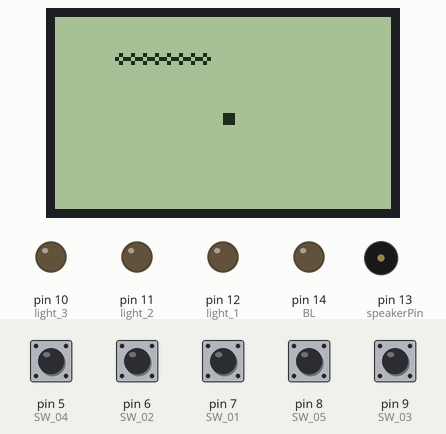
Simulated run of this sketch. Board: Arduino Uno, built with avr-gcc and run on an emulated ATmega328P. Parts: 84×48 one-colour display, output pins drawn as LEDs (lit = HIGH), buzzer (waves = sounding, pin HIGH). The test bench sets the inputs (shaded band); at power-on: pin 5 (SW_04), pin 6 (SW_02), pin 7 (SW_01), pin 8 (SW_05), pin 9 (SW_03) HIGH. Random numbers use the default seed unless the sketch sets one.

Above: at 5.2 s.
5.3 s: pin 8 (SW_05) pulled LOW for 0.15 s
At 6.1 s:
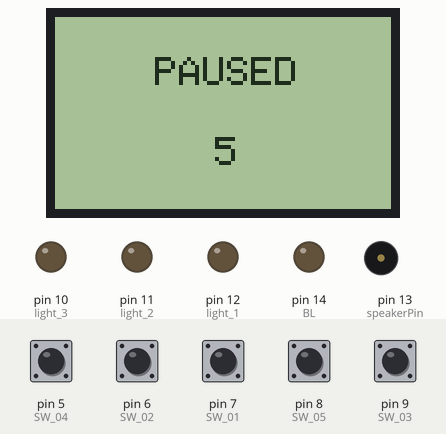
11.4 s: pin 5 (SW_04) pulled LOW for 0.15 s
At 11.63 s:
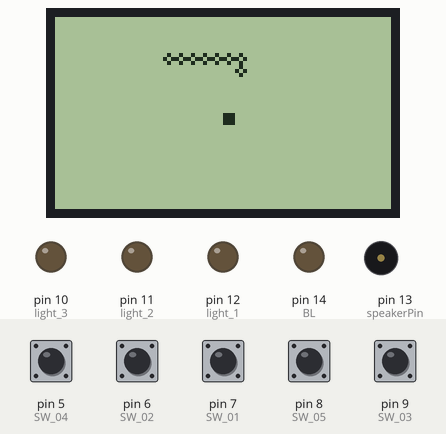
12.1 s: pin 6 (SW_02) pulled LOW for 0.15 s
At 12.47 s:
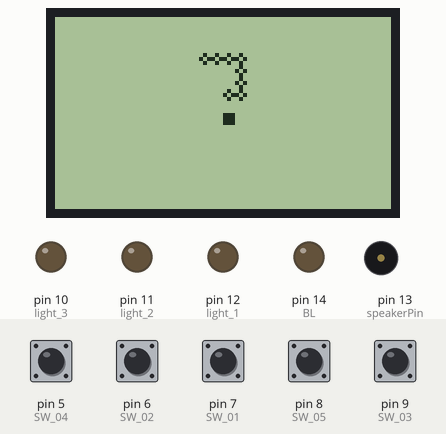
12.8 s: pin 7 (SW_01) pulled LOW for 0.15 s
At 13.03 s:
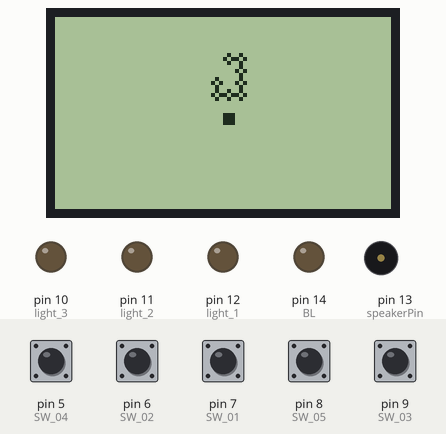
13.5 s: pin 9 (SW_03) pulled LOW for 0.15 s
At 13.87 s:
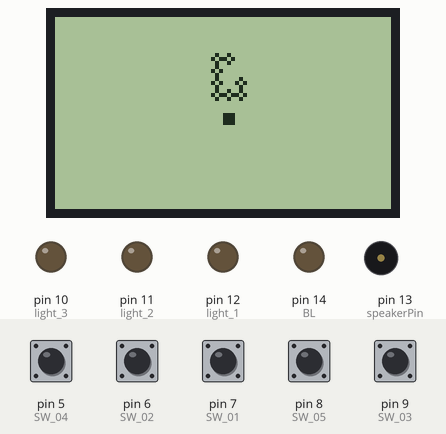
14.2 s: pin 5 (SW_04) pulled LOW for 1 s
At 14.43 s:
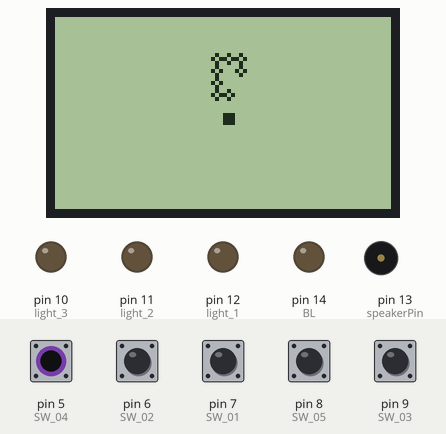
Timing chart, 0 to 16.8 s (numbered marks = the images above; inputs shaded):
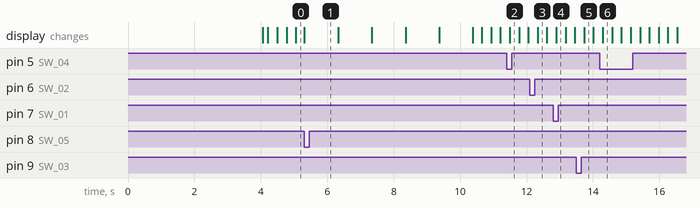

The sketch:

DREAMINO_5110_Gamer_Snake.ino
```cpp
//This is a port of the Snake game based one a tutorial
//found at https://steemit.com/cn/@pakganern/snake-game-on-arduino-using-nokia-5110-lcd-and-push-buttons
//This has been ported to the DREAMINO 5110 Gamer 11/04/2019

#include <EEPROM.h>
#include <Adafruit_GFX.h>
#include <Adafruit_PCD8544.h>

//Assign Pins for DREAMINO 5110 Gamer
#define SW_01       7
#define SW_02       6
#define SW_03       9
#define SW_04       5
#define SW_05       8
#define SW_06       2
#define SW_07       0
#define SW_08       3
#define SW_09       4
#define SW_10       1
#define light_1    12
#define light_2    11
#define light_3    10
#define speakerPin 13
#define BL         14
#define CLK        15
#define DIN        16
#define DC         17
#define CS         18
#define RST        19

Adafruit_PCD8544 display = Adafruit_PCD8544(CLK, DIN, DC, CS, RST);

#define MAX_WIDTH  84
#define MAX_HEIGHT 48

#define LCD_CONTRAST 100

boolean dl=false,dr=false,du=false,dd=false;
int x[200],y[200],i,slength,tempx=10,tempy=10,xx,yy;
unsigned int high;
uint8_t bh,bl;
int xegg,yegg;
int freq,tb;
int l,r,u,d,p;
unsigned long time=280,beeptime=50;
int score=0,flag=0;


void setup() {
  Serial.begin(9600);
  display.begin();
  display.clearDisplay();

  pinMode(light_1, OUTPUT);
  pinMode(light_2, OUTPUT);
  pinMode(light_3, OUTPUT);

  pinMode(BL, OUTPUT);

  digitalWrite(BL, LOW);

  pinMode(SW_01,INPUT);
  pinMode(SW_02,INPUT);
  pinMode(SW_03,INPUT);
  pinMode(SW_04,INPUT);
  pinMode(SW_05,INPUT);
  pinMode(speakerPin,OUTPUT);
  digitalWrite(SW_01,HIGH);
  digitalWrite(SW_02,HIGH);
  digitalWrite(SW_03,HIGH);
  digitalWrite(SW_04,HIGH);
  digitalWrite(SW_05,HIGH);
  display.setContrast(LCD_CONTRAST);
  slength=8;
  xegg=(display.width())/2;
  yegg=(display.height())/2;
  display.setTextSize(2);
  display.setTextColor(BLACK);
  display.setCursor(10,20);
  display.print("SNAKE");
  display.setCursor(10,50);
  display.print("utopian");
  display.display();
  delay(4000);
  display.clearDisplay();
  for(i=0;i<=slength;i++)
  {
    x[i]=25-3*i;
    y[i]=10;
  }
  for(i=0;i<slength;i++)
     {
     display.drawCircle(x[i],y[i],1,BLACK);
     }
     display.display();
dr=true;
}
void loop()
{
   movesnake();
}
void movesnake()
{
  l=digitalRead(SW_02);
  d=digitalRead(SW_04);
  r=digitalRead(SW_03);
  u=digitalRead(SW_01);
  p=digitalRead(SW_05);
if(flag==0)
{
direct();
}
  if(millis()%time==0)
{
     if(flag==0)
     {
       if(dr==true){tempx=x[0]+3;tempy=y[0];}
       if(dl==true){tempx=x[0]-3;tempy=y[0];}
       if(du==true){tempy=y[0]-3;tempx=x[0];}
       if(dd==true){tempy=y[0]+3;tempx=x[0];}
     }
   flag=0;
     checkgame();
      checkegg();
 if(tempx<=0){tempx=84+tempx;}
 if(tempx>=84){tempx=tempx-84;}
 if(tempy<=0){tempy=48+tempy;}
 if(tempy>=48){tempy=tempy-48;}
 for(i=0;i<=slength;i++)
  {
   xx=x[i];
   yy=y[i];
   x[i]=tempx;
   y[i]=tempy;
   tempx=xx;
   tempy=yy;
  }
drawsnake();
}
}
void checkgame()
{
  for(i=1;i<slength;i++)
  {
    if(x[i]==x[0] && y[i]==y[0])
    {
      bh=EEPROM.read(1);
      bl=EEPROM.read(0);
      high=(((0xff00+bh)<<8) + bl);
      if(score>high)
      {
        high=score;
        bh=(high >> 8);
        bl=high & 0xff;
        EEPROM.write(1,bh);
        EEPROM.write(0,bl);
      }
      display.clearDisplay();
      display.setTextColor(BLACK);
      display.setTextSize(1);
      display.setCursor(20,12);
      display.print("Game Over");
      display.setCursor(15,30);
      display.print("Score: ");
      display.print(score);
      display.setCursor(15,40);
      display.print("High: ");
      display.print(high);
      display.display();
      beep(20,5000);
      display.clearDisplay();
      slength=8;
      score=0;
      time=280;
      redraw();
    }
  }
}
void checkegg()
{
  if(x[0]==xegg or x[0]==(xegg+1) or x[0]==(xegg+2) or x[0]==(xegg-1))
  {
    if(y[0]==yegg or y[0]==(yegg+1) or y[0]==(yegg+2) or y[0]==(yegg-1))
    {
      score+=1;
      slength+=1;
      if(time>=90)
      {time-=20;}
      display.fillRect(xegg,yegg,3,3,WHITE);
      display.display();
      beep(35,beeptime);
      xegg=random(1,80);
      yegg=random(1,40);
    }
  }
}
void direct()
{
  if(l==LOW and dr==false)
  {
    dl=true;du=false;dd=false;
    tempx=x[0]-3;
    tempy=y[0];
    flag=1;
  }
  else if(r==LOW and dl==false)
  {
    dr=true;du=false;dd=false;
    tempx=x[0]+3;
    tempy=y[0];
    flag=1;
  }
  else if(u==LOW and dd==false)
  {
    du=true;dl=false;dr=false;
    tempy=y[0]-3;
    tempx=x[0];
    flag=1;
  }
  else if(d==LOW and du==false)
  {
    dd=true;dl=false;dr=false;
    tempy=y[0]+3;
    tempx=x[0];
    flag=1;
  }
  else if(p==LOW)
  {
  display.clearDisplay();
  display.setTextColor(BLACK);
  for(i=5;i>0;i--)
    {
     display.setCursor(25,10);
     display.setTextSize(1);
     display.print("PAUSED");
     display.setCursor(40,30);
     display.print(i);
     display.display();
     delay(1000);
     display.clearDisplay();
    }
    redraw();
  }
}
void drawsnake()
{
  display.fillRect(xegg,yegg,3,3,BLACK);
  display.drawCircle(x[0],y[0],1,BLACK);
  display.drawCircle(x[slength],y[slength],1,WHITE);
  display.display();
}
void redraw()
{
  display.fillRect(xegg,yegg,3,3,BLACK);
  for(i=0;i<slength;i++)
     {
     display.drawCircle(x[i],y[i],1,BLACK);
     }
     display.display();
}
void beep (int freq,long tb)
{
    int x;
    long delayAmount = (long)(500/freq);
    long loopTime = (long)(tb/(delayAmount*2));
    for (x=0;x<loopTime;x++)     // One iteration produces sound for one cycle
    {
        digitalWrite(speakerPin,HIGH);
        digitalWrite(light_1, HIGH);
        digitalWrite(light_2, HIGH);
        digitalWrite(light_3, HIGH);

        delay(delayAmount);
        digitalWrite(speakerPin,LOW);
        digitalWrite(light_1, LOW);
        digitalWrite(light_2, LOW);
        digitalWrite(light_3, LOW);
        delay(delayAmount);
    }
    delay(2);
}
```
